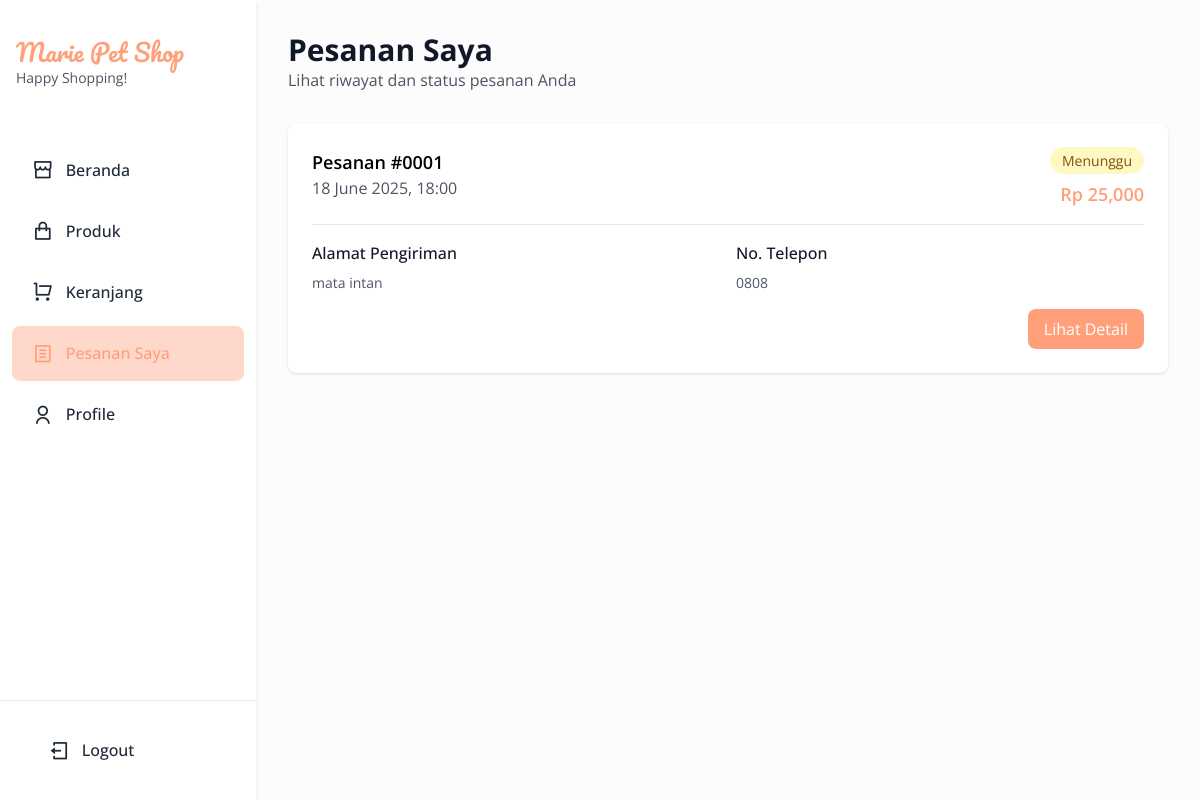
The page /user/orders.php (signed in) on the database its author committed.
### tables this page shows
CREATE TABLE `orders` (
  `id` int(11) NOT NULL,
  `user_id` int(11) NOT NULL,
  `total_amount` decimal(10,2) NOT NULL,
  `status` enum('pending','processing','shipped','delivered','cancelled') DEFAULT 'pending',
  `shipping_address` text NOT NULL,
  `phone` varchar(20) DEFAULT NULL,
  `created_at` timestamp NOT NULL DEFAULT current_timestamp()
);

### user/orders.php (the view, shortened to what this page needs)
<?php
$database = new Database();
$db = $database->getConnection();
$query = "SELECT * FROM orders WHERE user_id = ? ORDER BY created_at DESC";
$stmt = $db->prepare($query);
$stmt->execute([$_SESSION['user_id']]);
$orders = $stmt->fetchAll(PDO::FETCH_ASSOC);
?>
<!DOCTYPE html>
<html lang="en">
<head>
    <script src="https://cdn.tailwindcss.com"></script>
    <link rel="stylesheet" href="https://cdnjs.cloudflare.com/ajax/libs/remixicon/4.6.0/remixicon.min.css" />
</head>
<body>
    <div class="sidebar">
        <div class="logo-container">
            <h1 class="logo-text text-2xl text-primary">Marie Pet Shop</h1>
            <p class="text-sm text-gray-600">Happy Shopping!</p>
        </div>
        <nav>
            <a href="dashboard.php">
                <i class="ri-store-line"></i>
                Beranda
            </a>
            <a href="products.php">
                <i class="ri-shopping-bag-line"></i>
                Produk
            </a>
            <a href="cart.php">
                <i class="ri-shopping-cart-line"></i>
                Keranjang
            </a>
            <a href="orders.php" class="active">
                <i class="ri-file-list-line"></i>
                Pesanan Saya
            </a>
            <a href="profile.php">
                <i class="ri-user-line"></i>
                Profile
            </a>
        </nav>
        <div class="logout-section">
            <a href="../auth/logout.php">
                <i class="ri-logout-box-line"></i>
                Logout
            </a>
        </div>
    </div>
    <div class="content">
        <div class="mb-8">
            <h1 class="text-3xl font-bold text-gray-900">Pesanan Saya</h1>
            <p class="text-gray-600">Lihat riwayat dan status pesanan Anda</p>
        </div>
        <?php if (empty($orders)): ?>
        <div class="text-center py-12">
            <i class="ri-file-list-line text-6xl text-gray-400 mb-4"></i>
            <h2 class="text-2xl font-semibold text-gray-900 mb-2">Belum ada pesanan</h2>
            <p class="text-gray-600 mb-6">Mulai berbelanja untuk melihat pesanan Anda di sini</p>
            <a href="products.php" class="bg-primary text-white px-6 py-3 rounded-lg hover:bg-secondary transition duration-300">
                Mulai Belanja
            </a>
        </div>
        <?php else: ?>
        <div class="space-y-6">
            <?php foreach ($orders as $order): ?>
            <div class="bg-white rounded-lg shadow p-6">
                <div class="flex justify-between items-start mb-4">
                    <div>
                        <h3 class="text-lg font-semibold">Pesanan #<?php echo str_pad($order['id'], 4, '0', STR_PAD_LEFT); ?></h3>
                        <p class="text-gray-600"><?php echo date('d F Y, H:i', strtotime($order['created_at'])); ?></p>
                    </div>
                    <div class="text-right">
                        <?php
                        $status_colors = [
                            'pending' => 'bg-yellow-100 text-yellow-800',
                            'processing' => 'bg-blue-100 text-blue-800',
                            'shipped' => 'bg-purple-100 text-purple-800',
                            'delivered' => 'bg-green-100 text-green-800',
                            'cancelled' => 'bg-red-100 text-red-800'
                        ];
                        $status_text = [
                            'pending' => 'Menunggu',
                            'processing' => 'Diproses',
                            'shipped' => 'Dikirim',
                            'delivered' => 'Selesai',
                            'cancelled' => 'Dibatalkan'
                        ];
                        ?>
                        <span class="px-3 py-1 text-sm rounded-full <?php echo $status_colors[$order['status']]; ?>">
                            <?php echo $status_text[$order['status']]; ?>
                        </span>
                        <div class="text-lg font-semibold text-primary mt-2">
                            Rp <?php echo number_format($order['total_amount']); ?>
                        </div>
                    </div>
                </div>
                <div class="border-t pt-4">
                    <div class="grid grid-cols-1 md:grid-cols-2 gap-4">
                        <div>
                            <h4 class="font-medium text-gray-900 mb-2">Alamat Pengiriman</h4>
                            <p class="text-gray-600 text-sm"><?php echo nl2br($order['shipping_address']); ?></p>
                        </div>
                        <div>
                            <h4 class="font-medium text-gray-900 mb-2">No. Telepon</h4>
                            <p class="text-gray-600 text-sm"><?php echo $order['phone']; ?></p>
                        </div>
                    </div>
                    <div class="mt-4 flex justify-end">
                        <button onclick="viewOrderDetails(<?php echo $order['id']; ?>)"
                                class="bg-primary text-white px-4 py-2 rounded-button hover:bg-secondary transition-colors">
                            Lihat Detail
                        </button>
                    </div>
                </div>
            </div>
            <?php endforeach; ?>
        </div>
        <?php endif; ?>
    </div>
</body>
</html>

### user/orders.php (style rules this page uses)
body { font-family: 'Open Sans', sans-serif; background-color: #FFF5F7; display: flex; min-height: 100vh; padding: 0; }
.logo-text { font-family: 'Pacifico', serif; }
.sidebar { flex-shrink: 0; width: 256px; background-color: white; box-shadow: 0 4px 6px -1px rgba(0, 0, 0, 0.1), 0 2px 4px -1px rgba(0, 0, 0, 0.06); z-index: 50; display: flex; flex-direction: column; padding-top: 20px; min-height: 100vh; align-self: stretch; }
.sidebar .logo-container { padding: 1rem; margin-bottom: 2rem; }
.sidebar nav { flex-grow: 1; }
.sidebar a { display: flex; align-items: center; padding: 12px 20px; color: #1f2937; font-weight: 500; border-radius: 8px; margin: 6px 12px; text-decoration: none; transition: background-color 0.3s ease, color 0.3s ease; position: relative; }
.sidebar a:hover, .sidebar a.active { background-color: #FFD8CC; color: #FFA07A; }
.sidebar a i { margin-right: 12px; font-size: 1.3rem; }
.sidebar .logout-section { margin-top: auto; padding: 1rem; border-top: 1px solid #e5e7eb; }
.content { flex-grow: 1; padding: 2rem; background-color: #fcfcfc; }

### rows shown on the page
orders: id "0001", created_at "18 June 2025, 18:00", status "Menunggu", total_amount "25,000", shipping_address "mata intan", phone "0808"
